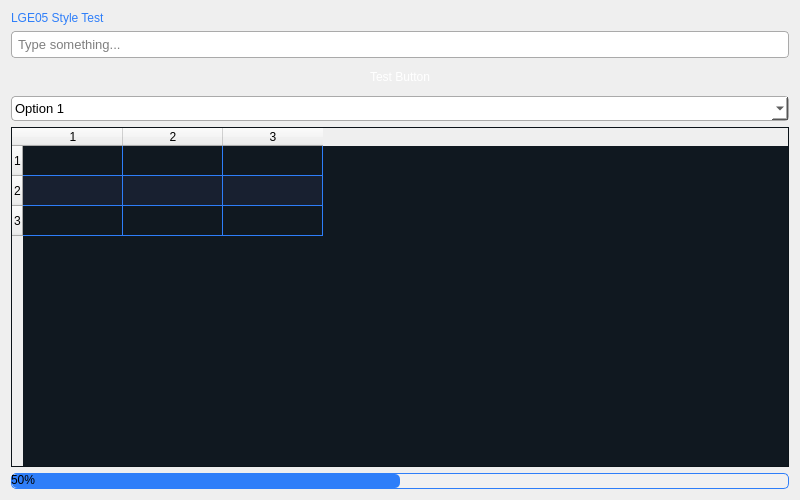
<?xml version="1.0" encoding="UTF-8"?>
<ui version="4.0">
 <class>LGE05StyleTester</class>
 <widget class="QWidget" name="LGE05StyleTester">
  <property name="geometry">
   <rect>
    <x>0</x>
    <y>0</y>
    <width>800</width>
    <height>500</height>
   </rect>
  </property>
  <property name="windowTitle">
   <string>LGE05 Style Tester</string>
  </property>
  <property name="styleSheet">
   <string notr="true">
QWidget#LGE05StyleTester {
    background-image: url(:/icons/robot_600x400.png);
    background-position: center;
    background-repeat: no-repeat;
    background-origin: content;
}
   </string>
  </property>
  <layout class="QVBoxLayout" name="verticalLayout">
   <item>
    <widget class="QLabel" name="lblTitle">
     <property name="styleSheet">
      <string notr="true">color: #2E7EF9;
font: bold 14pt &quot;Segoe UI&quot;;
background-color: transparent;</string>
     </property>
     <property name="text">
      <string>LGE05 Style Test</string>
     </property>
    </widget>
   </item>
   <item>
    <widget class="QLineEdit" name="editSample">
     <property name="styleSheet">
      <string notr="true">QLineEdit {
    border: 1px solid #AAAAAA;
    border-radius: 4px;
    padding: 4px;
    font-size: 10pt;
    background-color: white;
}
QLineEdit:focus {
    border: 1px solid #2E7EF9;
}</string>
     </property>
     <property name="placeholderText">
      <string>Type something...</string>
     </property>
    </widget>
   </item>
   <item>
    <widget class="QPushButton" name="btnTest">
     <property name="styleSheet">
      <string notr="true">QPushButton {
    background-color: qlineargradient(
        x1:0, y1:0, x2:0, y2:1,
        stop:0 #2E7EF9, stop:1 #1E5FD0);
    color: white;
    border-radius: 8px;
    font: bold 11pt &quot;Segoe UI&quot;;
    padding: 6px;
}
QPushButton:hover { background-color: #558CFF; }
QPushButton:pressed { background-color: #244FC0; }</string>
     </property>
     <property name="text">
      <string>Test Button</string>
     </property>
     <property name="icon">
      <iconset resource="../resources.qrc">
       <normaloff>:/icons/eye_open.svg</normaloff>:/icons/eye_open.svg</iconset>
     </property>
    </widget>
   </item>
   <item>
    <widget class="QComboBox" name="comboSample">
     <property name="styleSheet">
      <string notr="true">QComboBox {
    border: 1px solid #AAAAAA;
    border-radius: 4px;
    padding: 3px;
    font-size: 10pt;
    background-color: white;
}
QComboBox:focus {
    border: 1px solid #2E7EF9;
}</string>
     </property>
     <item>
      <property name="text">
       <string>Option 1</string>
      </property>
     </item>
     <item>
      <property name="text">
       <string>Option 2</string>
      </property>
     </item>
    </widget>
   </item>
   <item>
    <widget class="QTableWidget" name="tableSample">
     <property name="enabled">
      <bool>true</bool>
     </property>
     <property name="styleSheet">
      <string notr="true">QTableWidget {
    background-color: #101820;
    alternate-background-color: #182030;
    color: #E0E0E0;
    gridline-color: #2E7EF9;
    selection-background-color: #2E7EF9;
    selection-color: #FFFFFF;
}</string>
     </property>
     <property name="alternatingRowColors">
      <bool>true</bool>
     </property>
     <property name="rowCount">
      <number>3</number>
     </property>
     <property name="columnCount">
      <number>3</number>
     </property>
     <row/>
     <row/>
     <row/>
     <column/>
     <column/>
     <column/>
    </widget>
   </item>
   <item>
    <widget class="QProgressBar" name="progressSample">
     <property name="styleSheet">
      <string notr="true">QProgressBar {
    border: 1px solid #2E7EF9;
    border-radius: 5px;
    background-color: rgba(255, 255, 255, 30);
    height: 12px;
}
QProgressBar::chunk {
    background-color: #2E7EF9;
    border-radius: 5px;
}</string>
     </property>
     <property name="value">
      <number>50</number>
     </property>
    </widget>
   </item>
  </layout>
 </widget>
 <resources>
  <include location="../resources.qrc"/>
 </resources>
 <connections/>
</ui>
